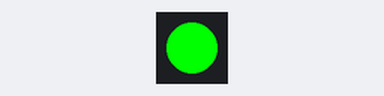
Bench run of a sketch on a simulated ESP8266 (Wemos D1 mini). Shown: 1 RGB LEDs in strip order, left to right.

Above: at 0.2 s.
At 3.7 s:
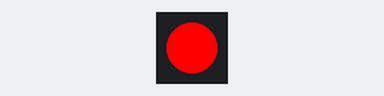
At 5.0 s:
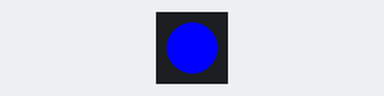
Timing chart, 0 to 6.9 s (numbered marks = the images above):
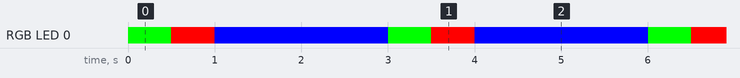

The sketch:

D1Mini_Neopixel.ino
```cpp
#include <Adafruit_NeoPixel.h>

#define PIN D2
// How many NeoPixels are attached to the Arduino?
#define NUMPIXELS 2

Adafruit_NeoPixel pixels = Adafruit_NeoPixel(1, PIN, NEO_GRB + NEO_KHZ800);

void setup()
{
 pixels.begin();
}

void loop()
{
 int delayval = 500; // delay for half a second
 // For a set of NeoPixels the first NeoPixel is 0, second is 1, all the way up to the count of pixels minus one.

 for(int i=0;i<NUMPIXELS;i++)
 {
 // pixels.Color takes RGB values, from 0,0,0 up to 255,255,255
 pixels.setPixelColor(i, pixels.Color(0,255,0));
 pixels.show();
 delay(delayval);
 pixels.setPixelColor(i, pixels.Color(255,0,0));
 pixels.show();
 delay(delayval);
 pixels.setPixelColor(i, pixels.Color(0,0,255));
 pixels.show();
 delay(delayval);
 }
}
```

Measured:
- by itself, RGB LED 0: repeats every 3.0 s: RGB(255, 0, 0) 0.50 s, RGB(0, 0, 255) 2.0 s, RGB(0, 255, 0) 0.50 s
- by itself, everything shown: repeats every 3.0 s, in 3 steps
